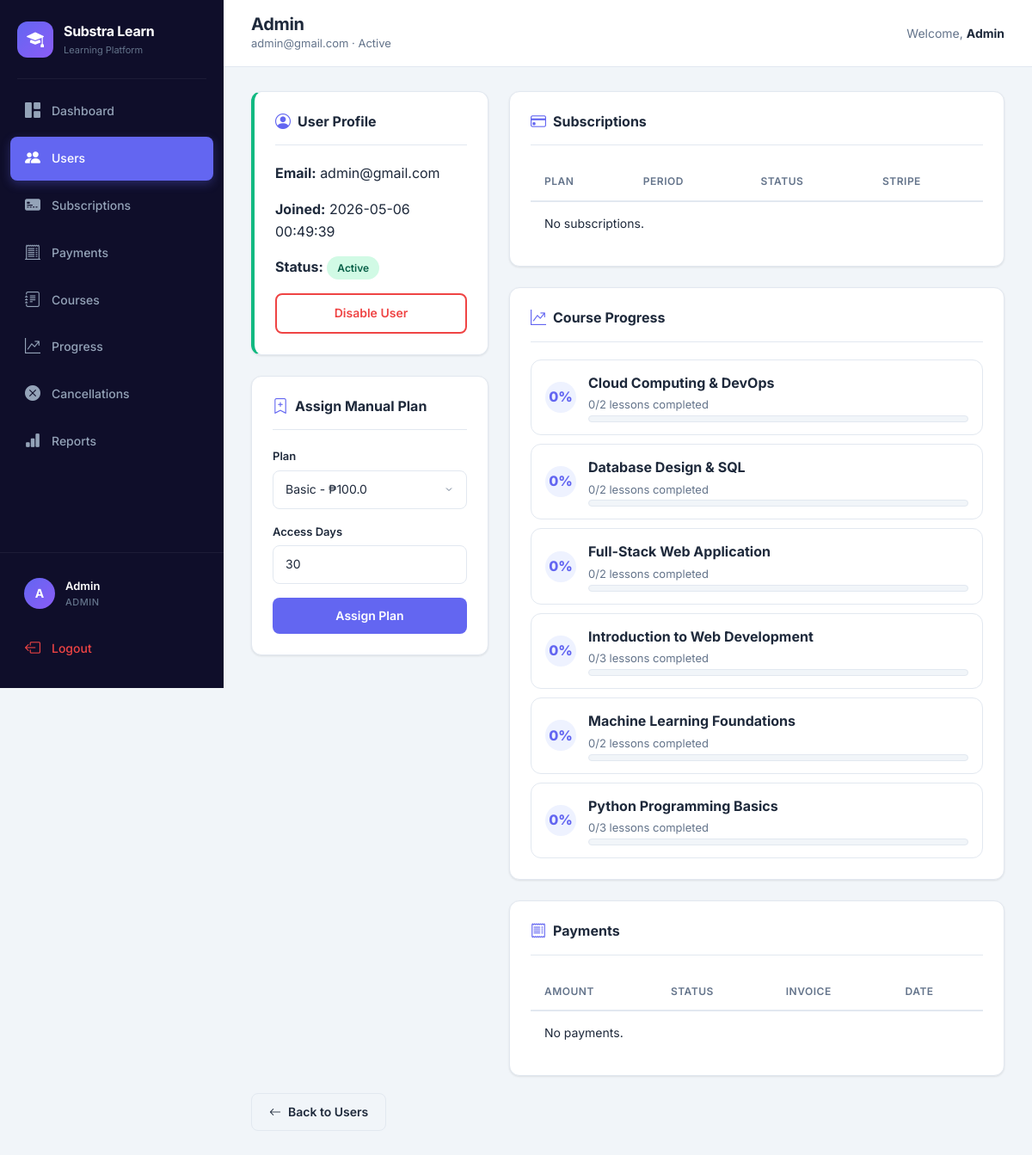
Before: /admin/user/1 (signed in) with the older database file.
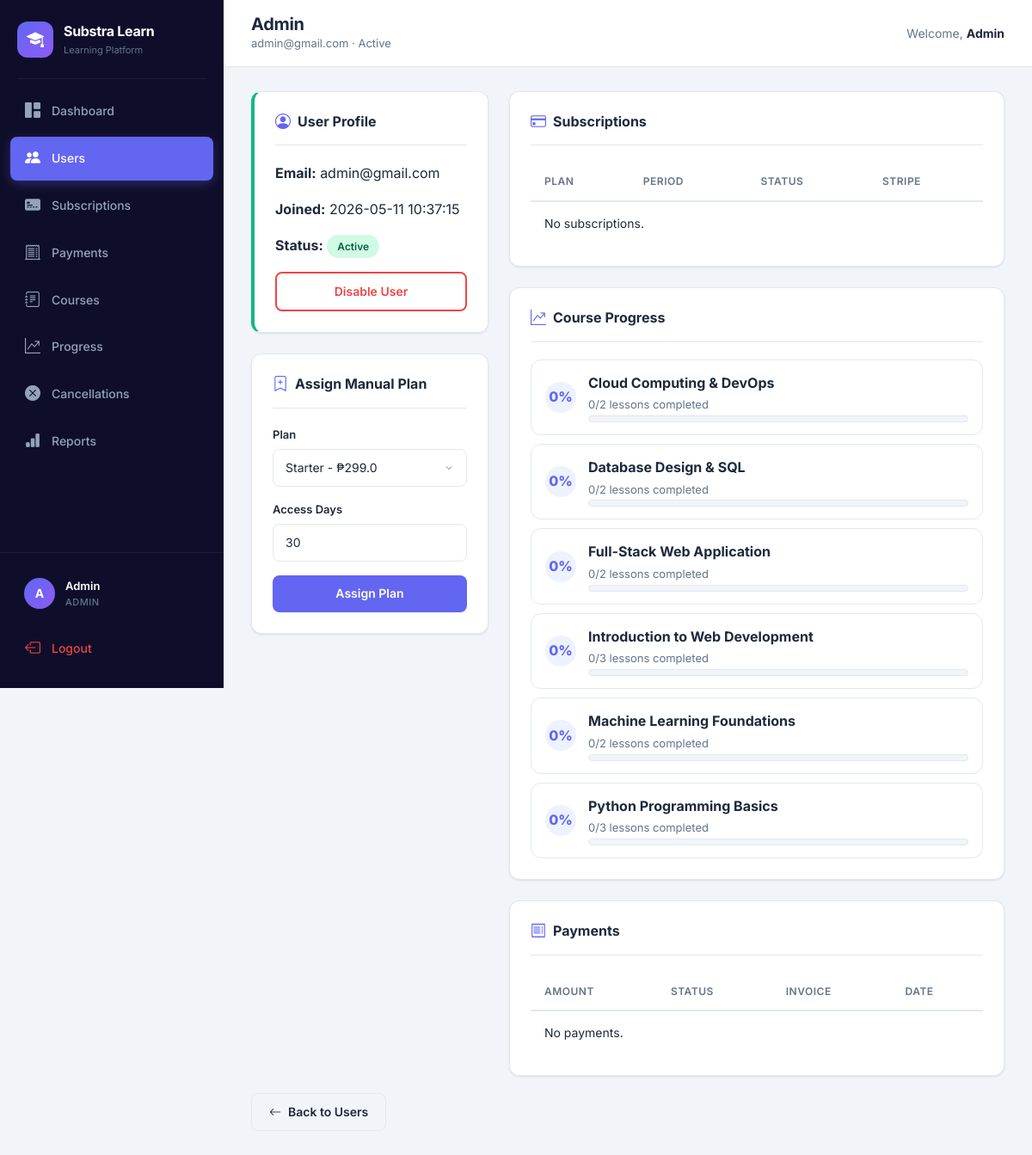
After: the same page with the newer database file.
### tables this page shows
CREATE TABLE users (
    id INTEGER PRIMARY KEY AUTOINCREMENT,
    name TEXT NOT NULL,
    email TEXT UNIQUE NOT NULL,
    password TEXT NOT NULL,
    role TEXT DEFAULT 'user',
    status TEXT DEFAULT 'active',
    created_at TEXT DEFAULT (datetime('now'))
);

### app.py (the view)
@app.route("/admin/user/<int:user_id>")
@admin_required
def admin_user_detail(user_id):
    conn = get_db()
    user = conn.execute("SELECT * FROM users WHERE id=?", (user_id,)).fetchone()
    if not user:
        conn.close()
        flash("User not found", "danger")
        return redirect("/admin/users")
    subs = conn.execute(
        """
        SELECT s.*, p.name as plan_name, p.price, p.billing_cycle
        FROM subscriptions s JOIN plans p ON s.plan_id=p.id
        WHERE s.user_id=? ORDER BY s.id DESC
        """,
        (user_id,),
    ).fetchall()
    progress = conn.execute(
        """
        SELECT c.id, c.title, COUNT(DISTINCT l.id) total_lessons, COUNT(DISTINCT lp.lesson_id) completed_lessons
        FROM courses c
        LEFT JOIN lessons l ON l.course_id=c.id
        LEFT JOIN lesson_progress lp ON lp.lesson_id=l.id AND lp.user_id=?
        GROUP BY c.id ORDER BY c.title
        """,
        (user_id,),
    ).fetchall()
    payments = conn.execute("SELECT * FROM payments WHERE user_id=? ORDER BY id DESC", (user_id,)).fetchall()
    plans = conn.execute("SELECT * FROM plans WHERE status='active' ORDER BY price").fetchall()
    conn.close()
    return render_template("admin_user_detail.html", user=user, subs=subs, progress=progress, payments=payments, plans=plans)

### app.py (called while the page is built, shortened)
def get_db():
    db_path = os.getenv("DATABASE_PATH", "database.db")
    conn = sqlite3.connect(db_path, timeout=10)
    conn.row_factory = sqlite3.Row
    conn.execute("PRAGMA journal_mode=WAL")
    conn.execute("PRAGMA busy_timeout=10000")
    return conn

def get_csrf_token():
    if "_csrf_token" not in session:
        session["_csrf_token"] = secrets.token_urlsafe(32)
    return session["_csrf_token"]

@app.context_processor
def inject_helpers():
    def csrf_field():
        return Markup(f'<input type="hidden" name="csrf_token" value="{escape(get_csrf_token())}">')
    return {"csrf_token": get_csrf_token, "csrf_field": csrf_field}

@app.before_request
def protect_posts():
    if request.method != "POST":
        return

def admin_required(func):
    @wraps(func)
    def wrapper(*args, **kwargs):
        if "user_id" not in session or session.get("role") != "admin":
            flash("Access denied", "danger")
            return redirect("/login")
        return func(*args, **kwargs)
    return wrapper

### templates/admin_user_detail.html
{% extends "base.html" %}
{% block page_title %}{{ user['name'] }}{% endblock %}
{% block page_subtitle %}{{ user['email'] }} · {{ user['status']|title }}{% endblock %}
{% block content %}
<div class="row g-4">
  <div class="col-lg-4"><div class="content-card active-sub-card"><div class="card-header-custom"><h2 class="card-title"><i class="bi bi-person-circle"></i> User Profile</h2></div><p><strong>Email:</strong> {{ user['email'] }}</p><p><strong>Joined:</strong> {{ user['created_at'] }}</p><p><strong>Status:</strong> <span class="badge-status {{ 'badge-active' if user['status']=='active' else 'badge-expired' }}">{{ user['status']|title }}</span></p><form method="POST" action="/admin/user/{{ user['id'] }}/toggle_status" onsubmit="return confirmSubmit('Change this user status?')">{{ csrf_field()|safe }}<button class="btn-custom btn-outline-danger w-100">{{ 'Disable' if user['status']=='active' else 'Enable' }} User</button></form></div>
  <div class="content-card mt-4"><div class="card-header-custom"><h2 class="card-title"><i class="bi bi-bookmark-plus"></i> Assign Manual Plan</h2></div><form method="POST" action="/admin/user/{{ user['id'] }}/assign_plan">{{ csrf_field()|safe }}<div class="form-group"><label class="form-label">Plan</label><select name="plan_id" class="form-input">{% for p in plans %}<option value="{{ p['id'] }}">{{ p['name'] }} - ₱{{ p['price'] }}</option>{% endfor %}</select></div><div class="form-group"><label class="form-label">Access Days</label><input type="number" name="days" value="30" min="1" class="form-input"></div><button class="btn-custom btn-primary-custom w-100">Assign Plan</button></form></div></div>
  <div class="col-lg-8"><div class="content-card"><div class="card-header-custom"><h2 class="card-title"><i class="bi bi-credit-card"></i> Subscriptions</h2></div><div class="table-wrapper"><table class="table-custom"><thead><tr><th>Plan</th><th>Period</th><th>Status</th><th>Stripe</th></tr></thead><tbody>{% for s in subs %}<tr><td>{{ s['plan_name'] }}</td><td>{{ s['start_date'] }} → {{ s['end_date'] }}</td><td><span class="badge-status {{ 'badge-active' if s['status']=='active' else 'badge-expired' }}">{{ s['status']|title }}</span></td><td><span class="text-muted-custom">{{ s['stripe_subscription_id'] or 'Manual/local' }}</span></td></tr>{% else %}<tr><td colspan="4">No subscriptions.</td></tr>{% endfor %}</tbody></table></div></div>
  <div class="content-card mt-4"><div class="card-header-custom"><h2 class="card-title"><i class="bi bi-graph-up-arrow"></i> Course Progress</h2></div><div class="lesson-list">{% for r in progress %}{% set percent = ((r['completed_lessons'] / r['total_lessons'] * 100)|round|int) if r['total_lessons'] else 0 %}<div class="lesson-row"><div class="lesson-number">{{ percent }}%</div><div class="lesson-info"><strong>{{ r['title'] }}</strong><span>{{ r['completed_lessons'] }}/{{ r['total_lessons'] }} lessons completed</span><div class="progress-track progress-track-sm"><div class="progress-fill" style="width: {{ percent }}%;"></div></div></div></div>{% endfor %}</div></div>
  <div class="content-card mt-4"><div class="card-header-custom"><h2 class="card-title"><i class="bi bi-receipt"></i> Payments</h2></div><div class="table-wrapper"><table class="table-custom"><thead><tr><th>Amount</th><th>Status</th><th>Invoice</th><th>Date</th></tr></thead><tbody>{% for p in payments %}<tr><td>{{ p['currency'] }} {{ "%.2f"|format(p['amount']) }}</td><td>{{ p['status'] }}</td><td>{{ p['stripe_invoice_id'] or '—' }}</td><td>{{ p['paid_at'] or p['created_at'] }}</td></tr>{% else %}<tr><td colspan="4">No payments.</td></tr>{% endfor %}</tbody></table></div></div></div>
</div>
<div style="margin-top:20px;"><a href="/admin/users" class="btn-custom btn-secondary-custom"><i class="bi bi-arrow-left"></i> Back to Users</a></div>
{% endblock %}

Changed rows visible on the page:
changed users "Admin": created_at "2026-05-06 00:49:39" → "2026-05-11 10:37:15"
Other visible differences:
form field plan_id: "Basic - ₱100.0" → "Starter - ₱299.0"
